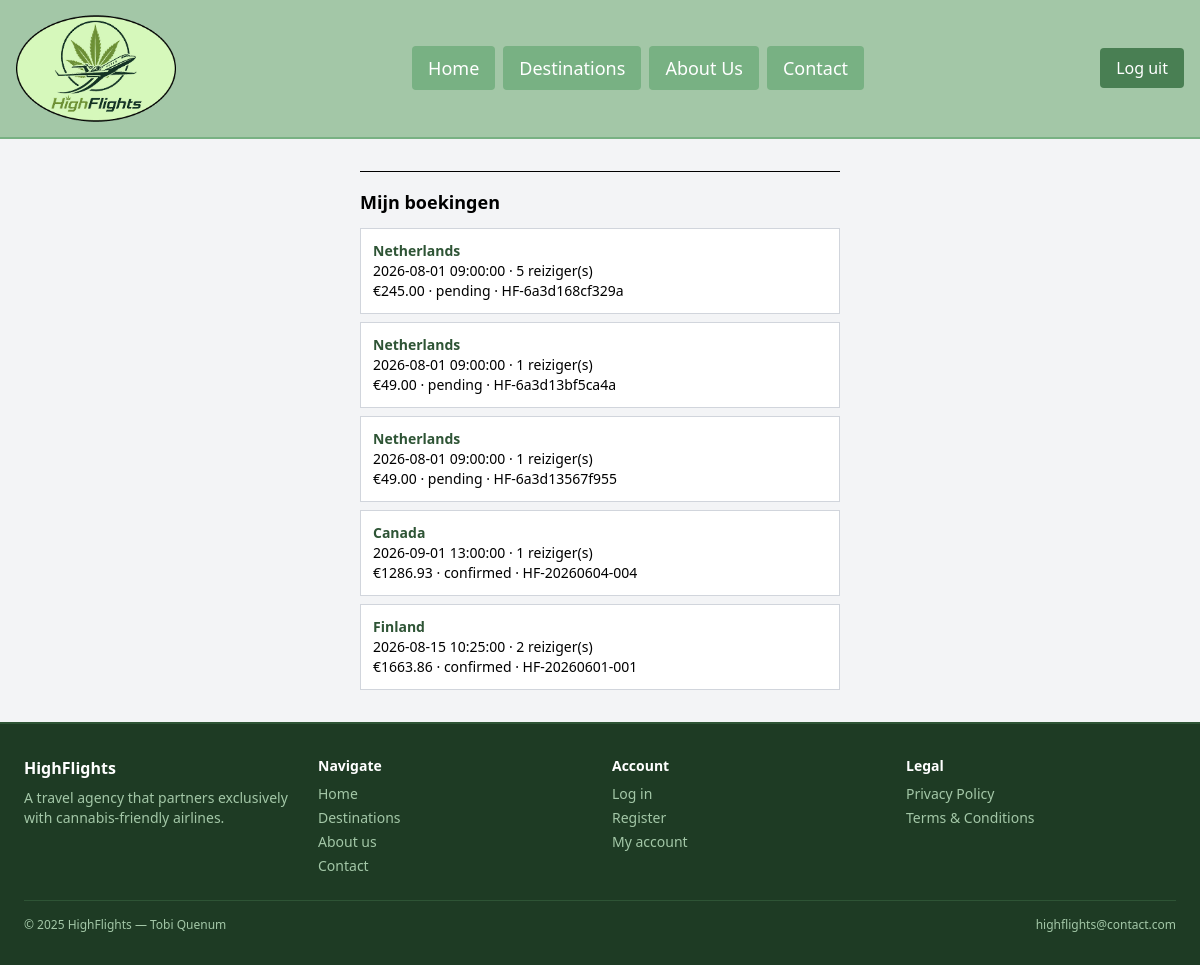
Screenshot of /booking.php (signed in) with the database file from the repository.
### tables this page shows
CREATE TABLE `bookings` (
  `id` int UNSIGNED NOT NULL AUTO_INCREMENT,
  `user_id` int UNSIGNED NOT NULL,
  `flight_id` int UNSIGNED NOT NULL,
  `reference` varchar(30) NOT NULL,
  `travelers` tinyint NOT NULL DEFAULT '1',
  `total_price` decimal(10,2) NOT NULL,
  `status` enum('pending','confirmed','cancelled') NOT NULL DEFAULT 'pending',
  `created_at` datetime NOT NULL DEFAULT CURRENT_TIMESTAMP,
  PRIMARY KEY (`id`),
  UNIQUE KEY `reference` (`reference`),
  CONSTRAINT `fk_bookings_user` FOREIGN KEY (`user_id`) REFERENCES `users` (`id`),
  CONSTRAINT `fk_bookings_flight` FOREIGN KEY (`flight_id`) REFERENCES `flights` (`id`)
);

CREATE TABLE `destinations` (
  `id` int UNSIGNED NOT NULL AUTO_INCREMENT,
  `name` varchar(120) NOT NULL,
  `city` varchar(120) NOT NULL,
  `airport` char(3) NOT NULL,
  `description` text,
  `active` tinyint(1) NOT NULL DEFAULT '1',
  PRIMARY KEY (`id`)
);

CREATE TABLE `flights` (
  `id` int UNSIGNED NOT NULL AUTO_INCREMENT,
  `destination_id` int UNSIGNED NOT NULL,
  `airline_id` int UNSIGNED NOT NULL,
  `departure_name` varchar(50) NOT NULL DEFAULT 'Amsterdam',
  `departure_date` datetime NOT NULL,
  `return_date` datetime NOT NULL,
  `price` decimal(10,2) NOT NULL,
  `seats` smallint NOT NULL DEFAULT '180',
  `active` tinyint(1) NOT NULL DEFAULT '1',
  PRIMARY KEY (`id`),
  CONSTRAINT `fk_flights_destination` FOREIGN KEY (`destination_id`) REFERENCES `destinations` (`id`),
  CONSTRAINT `fk_flights_airline` FOREIGN KEY (`airline_id`) REFERENCES `airlines` (`id`)
);

### html/db/auth.php (called while the page is built, shortened)
<?php
function isLoggedIn(): bool {
    return isset($_SESSION['user_id']);
}

### html/booking.php (the view, shortened to what this page needs)
<?
require_once __DIR__ . '/db/auth.php';
$pdo = getDB();
$bookings = $pdo->prepare('SELECT bookings.*, destinations.name AS destination_name, flights.departure_date FROM bookings JOIN flights ON bookings.flight_id = flights.id JOIN destinations ON flights.destination_id = destinations.id WHERE bookings.user_id = ? ORDER BY bookings.created_at DESC');
$bookings->execute([$_SESSION['user_id']]);
$bookings = $bookings->fetchAll();
?>
<!DOCTYPE html>
<html lang="nl">
<head>
    <script src="https://cdn.jsdelivr.net/npm/@tailwindcss/browser@4"></script>
</head>
<body class="bg-gray-100">
<? include __DIR__ . '/includes/header.php'; ?>
<div class="max-w-lg mx-auto mt-8 px-4">
    <hr class="mb-4">
    <h2 class="text-lg font-bold mb-3">Mijn boekingen</h2>
    <? foreach ($bookings as $b) { ?>
        <div class="border border-gray-300 bg-white p-3 text-sm mb-2">
            <p class="font-bold text-[#2e5435]"><?= $b['destination_name'] ?></p>
            <p><?= $b['departure_date'] ?> · <?= $b['travelers'] ?> reiziger(s)</p>
            <p>€<?= $b['total_price'] ?> · <?= $b['status'] ?> · <?= $b['reference'] ?></p>
        </div>
    <? } ?>
</div>
<? include __DIR__ . '/includes/footer.php'; ?>
</body>
</html>

### html/includes/header.php
<header class="bg-[#A3C7A7] flex flex-col md:flex-row items-center justify-between px-4 py-3 gap-3 border-b-2 border-[#78B183]">
    <a href="index.php">
        <img src="img/parts/logo.png" alt="HighFlights logo" class="w-[160px] max-w-full">
    </a>
    <nav>
        <ul class="kadwa flex flex-wrap justify-center items-center gap-2 text-lg text-white">
            <li>
                <a href="index.php" class="block rounded bg-[#78B183] px-4 py-2 hover:bg-[#497F53]">
                    Home
                </a>
            </li>
            <li>
                <a href="destinations.php" class="block rounded bg-[#78B183] px-4 py-2 hover:bg-[#497F53]">
                    Destinations
                </a>
            </li>
            <li>
                <a href="aboutus.php" class="block rounded bg-[#78B183] px-4 py-2 hover:bg-[#497F53]">
                    About Us
                </a>
            </li>
            <li>
                <a href="contact.php" class="block rounded bg-[#78B183] px-4 py-2 hover:bg-[#497F53]">
                    Contact
                </a>
            </li>
        </ul>
    </nav>
    <? if (!isLoggedIn()) { ?>
        <a href="login.php">
            <div class="px-4 py-2 rounded bg-[#497F53] text-white">
                Log in
            </div>
        </a>
    <? } else { ?>
        <a href="logout.php">
            <div class="px-4 py-2 rounded bg-[#497F53] text-white">
                Log uit
            </div>
        </a>
    <? } ?>
</header>

### html/includes/footer.php
<footer class="bg-[#1e3b24] text-[#a3c7a7] py-8 px-4 mt-8 border-t-2 border-[#2e5435]">
    <div class="max-w-6xl mx-auto">
      <div class="grid grid-cols-2 md:grid-cols-4 gap-6 mb-6">
        <div class="col-span-2 md:col-span-1">
          <div class="text-white font-bold mb-2">HighFlights</div>
          <p class="text-sm">A travel agency that partners exclusively with cannabis-friendly airlines.</p>
        </div>
        <div>
          <h4 class="text-white font-bold text-sm mb-2">Navigate</h4>
          <ul class="text-sm space-y-1">
            <li><a href="index.php" class="hover:text-white">Home</a></li>
            <li><a href="destinations.php" class="hover:text-white">Destinations</a></li>
            <li><a href="about.php" class="hover:text-white">About us</a></li>
            <li><a href="contact.php" class="hover:text-white">Contact</a></li>
          </ul>
        </div>
        <div>
          <h4 class="text-white font-bold text-sm mb-2">Account</h4>
          <ul class="text-sm space-y-1">
            <li><a href="login.php" class="hover:text-white">Log in</a></li>
            <li><a href="register.php" class="hover:text-white">Register</a></li>
            <li><a href="account.php" class="hover:text-white">My account</a></li>
          </ul>
        </div>
        <div>
          <h4 class="text-white font-bold text-sm mb-2">Legal</h4>
          <ul class="text-sm space-y-1">
            <li><a href="#" class="hover:text-white">Privacy Policy</a></li>
            <li><a href="#" class="hover:text-white">Terms & Conditions</a></li>
          </ul>
        </div>
      </div>
      <div class="border-t border-[#2e5435] pt-4 flex flex-col md:flex-row justify-between text-xs gap-1">
        <span>© 2025 HighFlights — Tobi Quenum</span>
        <span>highflights@contact.com</span>
      </div>
    </div>
  </footer>

### rows the page displays
bookings: destinations.name "Netherlands", flight.departure_date "2026-08-01 09:00:00", travelers "5", total_price "245.00", status "pending", reference "HF-6a3d168cf329a"
bookings: destinations.name "Netherlands", flight.departure_date "2026-08-01 09:00:00", travelers "1", total_price "49.00", status "pending", reference "HF-6a3d13bf5ca4a"
bookings: destinations.name "Netherlands", flight.departure_date "2026-08-01 09:00:00", travelers "1", total_price "49.00", status "pending", reference "HF-6a3d13567f955"
bookings: destinations.name "Canada", flight.departure_date "2026-09-01 13:00:00", travelers "1", total_price "1286.93", status "confirmed", reference "HF-20260604-004"
bookings: destinations.name "Finland", flight.departure_date "2026-08-15 10:25:00", travelers "2", total_price "1663.86", status "confirmed", reference "HF-20260601-001"
